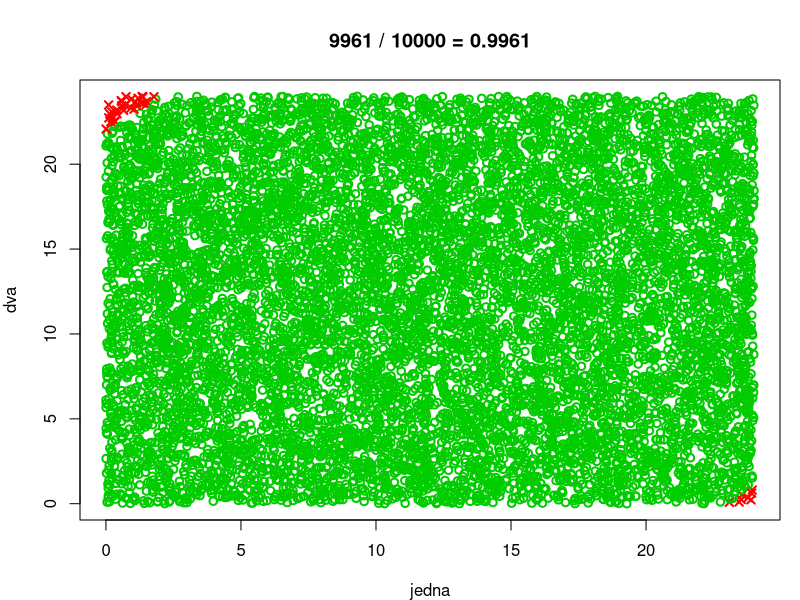

Reproduce this figure in R.
# Priklad 10

n <- 10000

# nastaveni grafickych parametru, vice viz "?par"
par (mfrow = c(1,1), mar = c (4,4,4,1))
# prikazem "plot" prichystame prazdny souradnicovy system 
plot (c(0,24), c(0,24), type = "n", xlab = "jedna", ylab = "dva")

# funkce "runif" generuje vektor (delky N) nahodnych cisel nezavisle generovanych v zadanem intervalu 
A <- runif (n, 0, 24)
B <- runif (n, 0, 24)

# funkce "cbind" vytvari matici z vektoru (matic) tak, ze je umisti jako sloupce vedle sebe
# funkce "data.frame" vytvari datovou tabulku
V <- data.frame (cbind (A, B))
# logicka formule
V$ok <- (V$A - 1 <= V$B) & (V$B <= V$A + 2)
V$ok <- (V$A - 23 <= V$B) & (V$B <= V$A + 22)
V$color <- ifelse (V$ok, "#00cc00", "#ff0000")
V$symbol <- ifelse (V$ok, 1, 4)

# prikaz "points" vykresluje body, jejich soiradnice jsou zadany vektory jako prvni dva argumenty
points (V$A, V$B, col = V$color, pch = V$symbol, lwd = 2)
# spocitame a do obrazku vypiseme relativni cetnost
nA <- sum (V$ok)
fA <- nA / n
title (main = paste (nA, "/", n, "=", fA))

